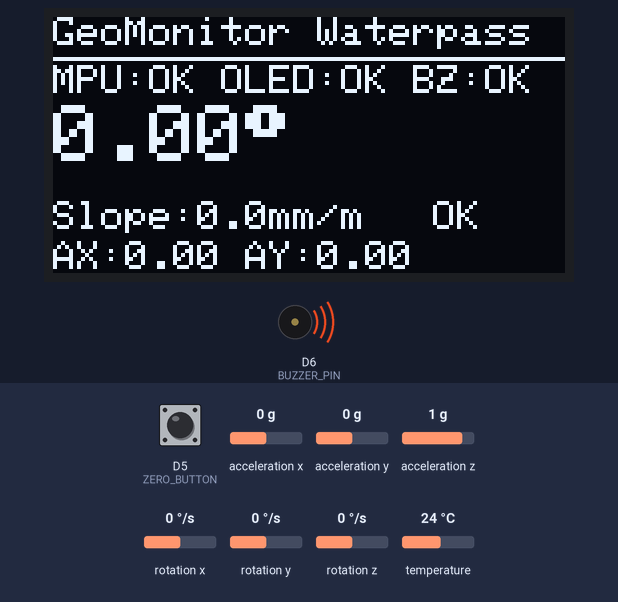
A sketch run on a simulated ESP8266 (NodeMCU). Shown: 128×64 one-colour display, buzzer (waves = sounding, pin HIGH). Inputs (shaded band) come from the test bench; at power-on: acceleration z 1 g, D5 (ZERO_BUTTON) HIGH, acceleration x 0 g, acceleration y 0 g, rotation x 0 °/s, rotation y 0 °/s, rotation z 0 °/s, temperature 24 °C.

Above: at 1.2 s.
1.3 s: acceleration z set to -0.6 g
At 3.6 s:
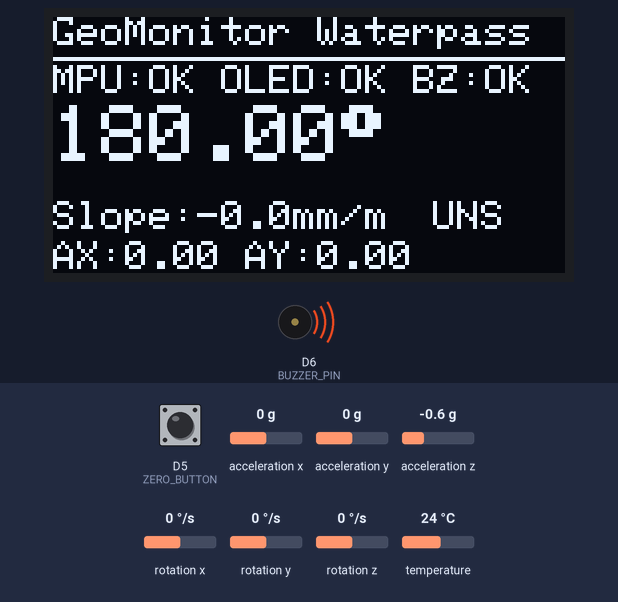
3.9 s: acceleration z set to -0.9 g
At 4.6 s:
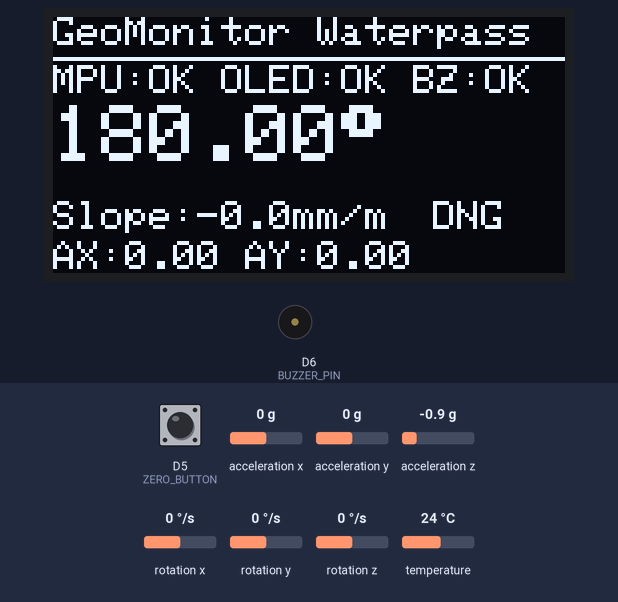
5.7 s: D5 (ZERO_BUTTON) pulled LOW for 0.15 s
At 6.39 s:
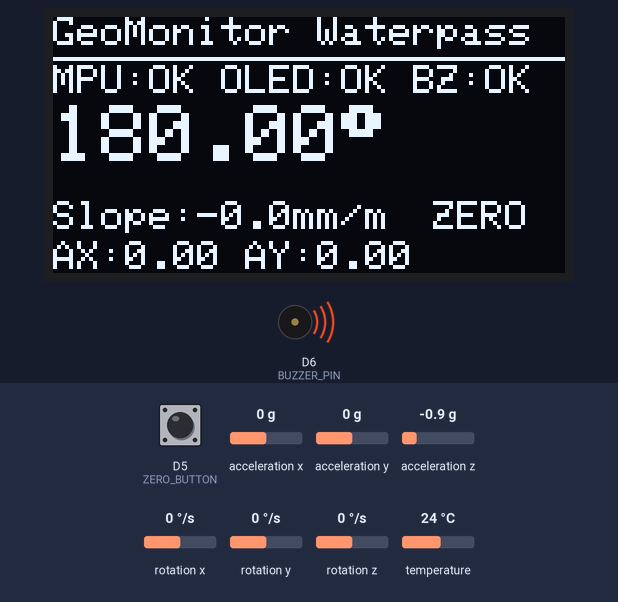
6.4 s: acceleration x set to -1.4 g
At 8.1 s:
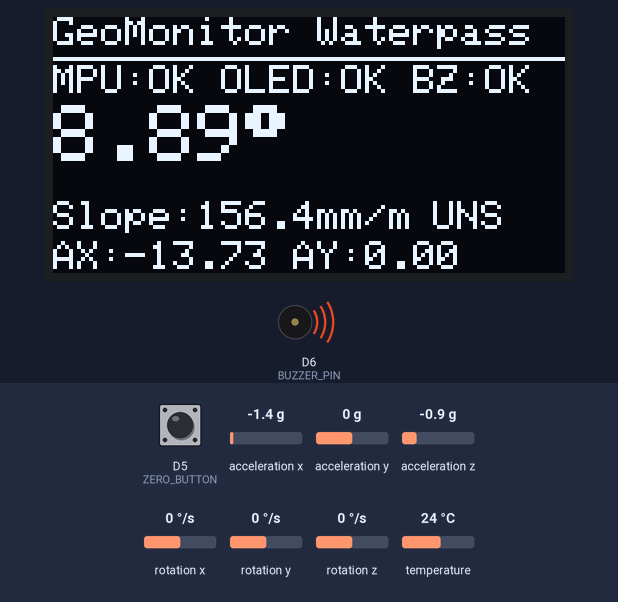
8.4 s: acceleration x set to 0 g
At 9.2 s:
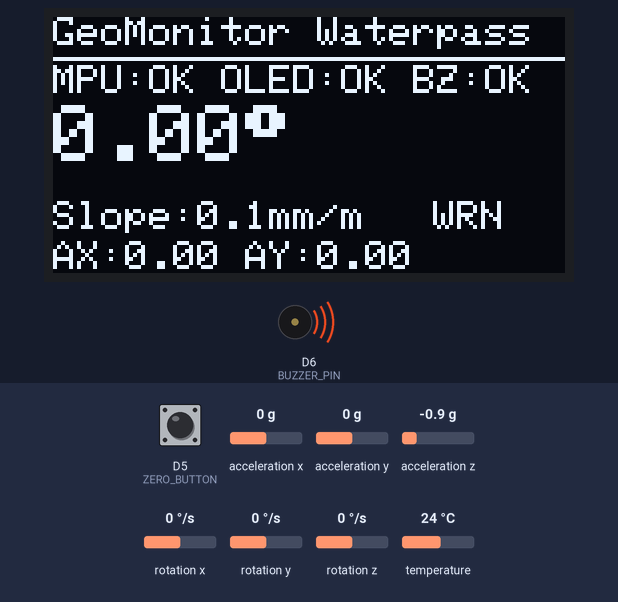
10.8 s: D5 (ZERO_BUTTON) pulled LOW for 1 s
At 12.0 s:
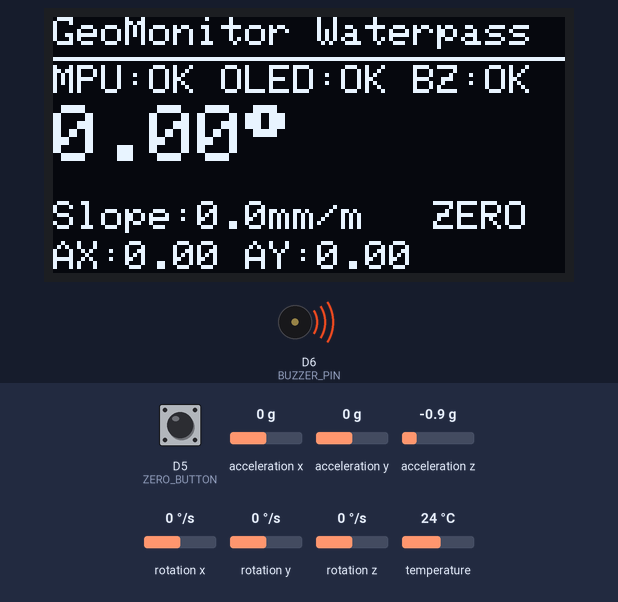
Timing chart, 0 to 13.8 s (numbered marks = the images above; inputs shaded):
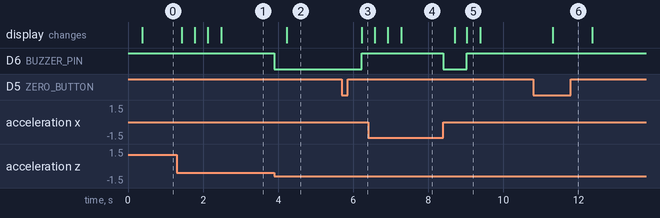

Measured:
- the behaviour switches between -0.7 and -0.8 g on acceleration z (found by bisection; images 1 and 2)
- after the input at 1.3 s, the display: first changes after 0.13 s (image 1 shows a later state)
- after the input at 3.9 s, D6 (BUZZER_PIN): HIGH → LOW at once; the display: changes after 0.33 s (image 2)
- after the input at 5.7 s, D6 (BUZZER_PIN): LOW → HIGH after 0.52 s; the display: changes after 0.52 s (image 3)
- after the input at 8.4 s, D6 (BUZZER_PIN): HIGH → LOW at once, → HIGH 0.63 s later; the display: first changes after 0.30 s (image 5 shows a later state)
- after the input at 10.8 s, the display: changes after 0.52 s (image 6)

The sketch:

waterpass_geomonitor.ino
```cpp
#include <Wire.h>
#include <Adafruit_GFX.h>
#include <Adafruit_SSD1306.h>
#include <Adafruit_MPU6050.h>
#include <Adafruit_Sensor.h>

#define SDA_PIN D2
#define SCL_PIN D1
#define BUZZER_PIN D6
#define ZERO_BUTTON D5

#define SCREEN_WIDTH 128
#define SCREEN_HEIGHT 64
#define OLED_ADDR 0x3C

Adafruit_SSD1306 display(SCREEN_WIDTH, SCREEN_HEIGHT, &Wire, -1);
Adafruit_MPU6050 mpu;

bool mpu_ok = false;
bool oled_ok = false;
bool buzzer_ok = false;

unsigned long lastOLED = 0;
const unsigned long OLED_INTERVAL_MS = 350;

static const float WARNING_DEG = 0.12f;
static const float DANGER_DEG  = 0.29f;

#define STATE_NORMAL   0
#define STATE_WARNING  1
#define STATE_DANGER   2
#define STATE_UNSTABLE 3

uint8_t tilt_state = STATE_NORMAL;

float zeroOffset = 0.0f;
bool zeroJustSet = false;
unsigned long zeroMsgTime = 0;

unsigned long stateChangeTime = 0;
const unsigned long STATE_LOCK_MS = 300;

// =========================
static inline float radToDeg(float r) {
  return r * 180.0f / 3.14159265f;
}

static inline float degToMmPerM(float deg) {
  return tan(deg * 3.14159265f / 180.0f) * 1000.0f;
}

float estimateTilt(float ax, float ay, float az) {

  float roll  = atan2(ay, az);
  float pitch = atan2(-ax, sqrt(ay * ay + az * az));

  float rollDeg  = radToDeg(roll);
  float pitchDeg = radToDeg(pitch);

  float tilt = sqrt(rollDeg * rollDeg + pitchDeg * pitchDeg);

  if (tilt < 0.05f) tilt = 0.0f;

  return tilt;
}

// =========================
// BUZZER STABLE
// =========================
void buzzerUpdate(uint8_t state) {

  static uint8_t lastState = 255;
  static unsigned long lastToggle = 0;
  static bool buzzerOn = false;

  if (state != lastState) {
    lastState = state;
    lastToggle = millis();
    buzzerOn = false;
  }

  if (state == STATE_NORMAL || state == STATE_UNSTABLE) {
    digitalWrite(BUZZER_PIN, HIGH);
    return;
  }

  if (state == STATE_DANGER) {
    digitalWrite(BUZZER_PIN, LOW);
    return;
  }

  if (state == STATE_WARNING) {
    if (millis() - lastToggle > 600) {
      lastToggle = millis();
      buzzerOn = !buzzerOn;
      digitalWrite(BUZZER_PIN, buzzerOn ? LOW : HIGH);
    }
  }
}

// =========================
// OLED UI
// =========================
void renderUI(float tiltDeg, float slopeMm, float ax, float ay, float az, bool unstable) {

  display.clearDisplay();
  display.setTextColor(SSD1306_WHITE);

  // Header
  display.setTextSize(1);
  display.setCursor(0, 0);
  display.print("GeoMonitor Waterpass");

  display.drawLine(0, 10, 127, 10, SSD1306_WHITE);

  // Status Row
  display.setCursor(0, 12);
  display.print("MPU:");
  display.print(mpu_ok ? "OK " : "ER ");
  display.print("OLED:");
  display.print(oled_ok ? "OK " : "ER ");
  display.print("BZ:");
  display.print(buzzer_ok ? "OK" : "ER");

  // Tilt Display (besar)
  display.setTextSize(2);
  display.setCursor(0, 22);
  display.print(tiltDeg, 2);
  display.print((char)247);

  display.setTextSize(1);

  // Slope
  display.setCursor(0, 46);
  display.print("Slope:");
  display.print(slopeMm, 1);
  display.print("mm/m");

  // Status kanan
  display.setCursor(95, 46);

  if (zeroJustSet) display.print("ZERO");
  else if (unstable) display.print("UNS");
  else if (tilt_state == STATE_NORMAL) display.print("OK ");
  else if (tilt_state == STATE_WARNING) display.print("WRN");
  else display.print("DNG");

  // AX AY AZ tetap
  display.setCursor(0, 56);
  display.print("AX:");
  display.print(ax, 2);
  display.print(" AY:");
  display.print(ay, 2);

  display.display();
}

// =========================
void setup() {

  Serial.begin(115200);

  Wire.begin(SDA_PIN, SCL_PIN);
  Wire.setClock(100000);

  pinMode(BUZZER_PIN, OUTPUT);
  digitalWrite(BUZZER_PIN, HIGH);
  buzzer_ok = true;

  pinMode(ZERO_BUTTON, INPUT_PULLUP);

  oled_ok = display.begin(SSD1306_SWITCHCAPVCC, OLED_ADDR);
  mpu_ok  = mpu.begin();
}

// =========================
void loop() {

  sensors_event_t a, g, t;
  mpu.getEvent(&a, &g, &t);

  float tiltRaw = estimateTilt(
    a.acceleration.x,
    a.acceleration.y,
    a.acceleration.z
  );

  static float tiltSmooth = 0;
  tiltSmooth = 0.97f * tiltSmooth + 0.03f * tiltRaw;

  float tiltDeg = tiltSmooth - zeroOffset;
  float slopeMm = degToMmPerM(tiltDeg);

  // ===== ZERO CALIBRATION (AVERAGING)
  static bool lastBtnState = HIGH;
  bool btnNow = digitalRead(ZERO_BUTTON);

  if (lastBtnState == HIGH && btnNow == LOW) {

    delay(50);

    if (digitalRead(ZERO_BUTTON) == LOW) {

      float sum = 0;
      for (int i = 0; i < 20; i++) {
        sensors_event_t a2, g2, t2;
        mpu.getEvent(&a2, &g2, &t2);
        sum += estimateTilt(
          a2.acceleration.x,
          a2.acceleration.y,
          a2.acceleration.z
        );
        delay(20);
      }

      zeroOffset = sum / 20.0f;

      zeroJustSet = true;
      zeroMsgTime = millis();
    }
  }

  lastBtnState = btnNow;

  if (zeroJustSet && millis() - zeroMsgTime > 1000)
    zeroJustSet = false;

  // ===== UNSTABLE detection
  float gmag = sqrt(
    a.acceleration.x * a.acceleration.x +
    a.acceleration.y * a.acceleration.y +
    a.acceleration.z * a.acceleration.z
  );

  bool unstable = (abs(gmag - 9.81f) > 2.0f);

  // ===== STATE DECISION dengan lock
  if (!unstable && millis() - stateChangeTime > STATE_LOCK_MS) {

    uint8_t newState;

    if (tiltDeg <= WARNING_DEG) newState = STATE_NORMAL;
    else if (tiltDeg <= DANGER_DEG) newState = STATE_WARNING;
    else newState = STATE_DANGER;

    if (newState != tilt_state) {
      tilt_state = newState;
      stateChangeTime = millis();
    }
  }

  buzzerUpdate(unstable ? STATE_UNSTABLE : tilt_state);

  if (millis() - lastOLED >= OLED_INTERVAL_MS) {
    lastOLED = millis();
    renderUI(
      tiltDeg,
      slopeMm,
      a.acceleration.x,
      a.acceleration.y,
      a.acceleration.z,
      unstable
    );
  }
}
```
